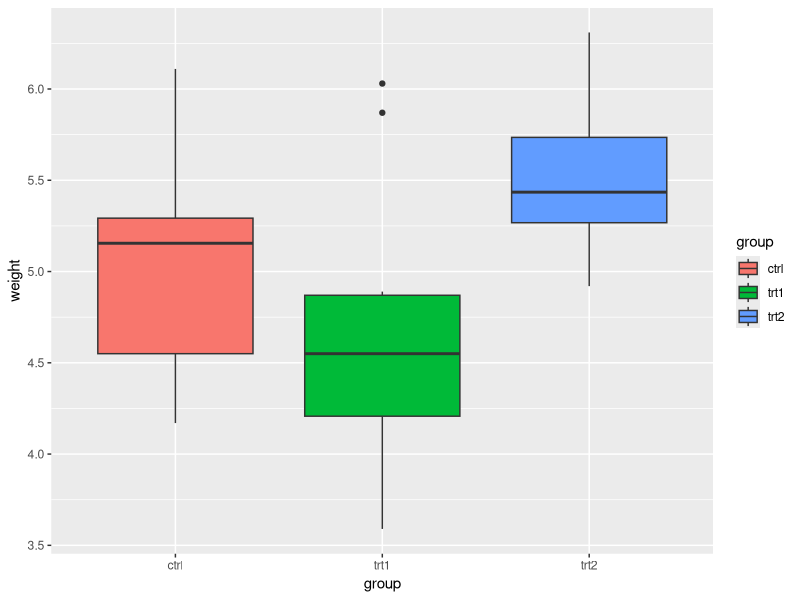

R code for this plot:
## ---- chunk 1
library(ggplot2)
bp <- ggplot(data=PlantGrowth, aes(x=group, y=weight, fill=group)) + geom_boxplot()
bp
